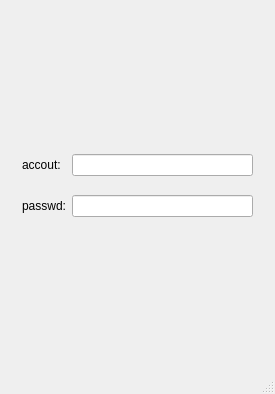
<?xml version="1.0" encoding="UTF-8"?>
<ui version="4.0">
 <class>MainWindow</class>
 <widget class="QMainWindow" name="MainWindow">
  <property name="geometry">
   <rect>
    <x>0</x>
    <y>0</y>
    <width>275</width>
    <height>394</height>
   </rect>
  </property>
  <property name="maximumSize">
   <size>
    <width>10000</width>
    <height>10000</height>
   </size>
  </property>
  <property name="windowTitle">
   <string>MainWindow</string>
  </property>
  <widget class="QWidget" name="centralWidget">
   <layout class="QGridLayout" name="gridLayout_2">
    <item row="0" column="0">
     <widget class="QWidget" name="widget" native="true">
      <property name="maximumSize">
       <size>
        <width>10000</width>
        <height>10000</height>
       </size>
      </property>
      <layout class="QHBoxLayout" name="horizontalLayout">
       <item>
        <spacer name="horizontalSpacer">
         <property name="orientation">
          <enum>Qt::Horizontal</enum>
         </property>
         <property name="sizeHint" stdset="0">
          <size>
           <width>35</width>
           <height>20</height>
          </size>
         </property>
        </spacer>
       </item>
       <item>
        <widget class="QLabel" name="labelImage">
         <property name="maximumSize">
          <size>
           <width>150</width>
           <height>150</height>
          </size>
         </property>
         <property name="text">
          <string/>
         </property>
         <property name="pixmap">
          <pixmap resource="res.qrc">:/res/u=2035486075,2219293768&amp;fm=26&amp;gp=0.jpg</pixmap>
         </property>
         <property name="scaledContents">
          <bool>true</bool>
         </property>
        </widget>
       </item>
       <item>
        <spacer name="horizontalSpacer_2">
         <property name="orientation">
          <enum>Qt::Horizontal</enum>
         </property>
         <property name="sizeHint" stdset="0">
          <size>
           <width>36</width>
           <height>20</height>
          </size>
         </property>
        </spacer>
       </item>
      </layout>
     </widget>
    </item>
    <item row="1" column="0">
     <widget class="QWidget" name="widget_2" native="true">
      <layout class="QGridLayout" name="gridLayout">
       <item row="0" column="0">
        <widget class="QLabel" name="label">
         <property name="text">
          <string>accout:</string>
         </property>
        </widget>
       </item>
       <item row="0" column="1">
        <widget class="QLineEdit" name="lineEdit"/>
       </item>
       <item row="1" column="0">
        <widget class="QLabel" name="label_2">
         <property name="text">
          <string>passwd:</string>
         </property>
        </widget>
       </item>
       <item row="1" column="1">
        <widget class="QLineEdit" name="lineEdit_2"/>
       </item>
      </layout>
     </widget>
    </item>
    <item row="2" column="0">
     <widget class="SmaliWidget" name="widget_3" native="true"/>
    </item>
   </layout>
  </widget>
  <widget class="QMenuBar" name="menuBar">
   <property name="geometry">
    <rect>
     <x>0</x>
     <y>0</y>
     <width>275</width>
     <height>19</height>
    </rect>
   </property>
  </widget>
  <widget class="QStatusBar" name="statusBar"/>
 </widget>
 <layoutdefault spacing="6" margin="11"/>
 <customwidgets>
  <customwidget>
   <class>SmaliWidget</class>
   <extends>QWidget</extends>
   <header location="global">smaliwidget.h</header>
   <container>1</container>
  </customwidget>
 </customwidgets>
 <resources>
  <include location="res.qrc"/>
 </resources>
 <connections/>
</ui>
